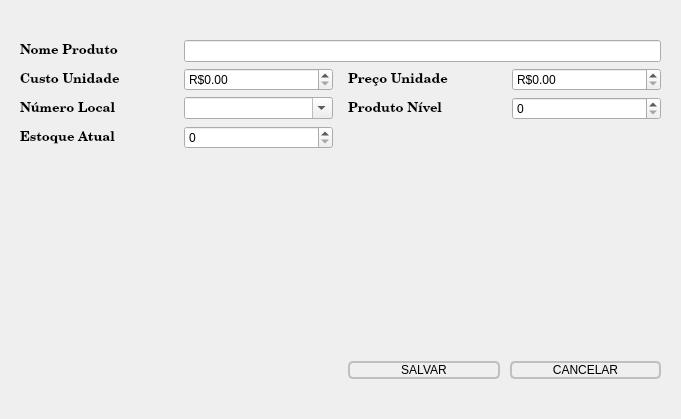
<?xml version="1.0" encoding="UTF-8"?>
<ui version="4.0">
 <class>Form</class>
 <widget class="QWidget" name="Form">
  <property name="geometry">
   <rect>
    <x>0</x>
    <y>0</y>
    <width>681</width>
    <height>419</height>
   </rect>
  </property>
  <property name="windowTitle">
   <string>Novo Produto</string>
  </property>
  <property name="styleSheet">
   <string notr="true"/>
  </property>
  <layout class="QGridLayout" name="gridLayout">
   <property name="leftMargin">
    <number>20</number>
   </property>
   <property name="topMargin">
    <number>40</number>
   </property>
   <property name="rightMargin">
    <number>20</number>
   </property>
   <property name="bottomMargin">
    <number>40</number>
   </property>
   <property name="horizontalSpacing">
    <number>15</number>
   </property>
   <item row="0" column="0">
    <widget class="QLabel" name="label">
     <property name="font">
      <font>
       <family>C059</family>
       <pointsize>10</pointsize>
       <bold>true</bold>
      </font>
     </property>
     <property name="text">
      <string>Nome Produto</string>
     </property>
    </widget>
   </item>
   <item row="0" column="1" colspan="3">
    <widget class="QLineEdit" name="lineEdit"/>
   </item>
   <item row="1" column="0">
    <widget class="QLabel" name="label_2">
     <property name="font">
      <font>
       <family>C059</family>
       <pointsize>10</pointsize>
       <bold>true</bold>
      </font>
     </property>
     <property name="text">
      <string>Custo Unidade</string>
     </property>
    </widget>
   </item>
   <item row="1" column="1">
    <widget class="QDoubleSpinBox" name="doubleSpinBox">
     <property name="prefix">
      <string>R$</string>
     </property>
     <property name="maximum">
      <double>100000000000000000.000000000000000</double>
     </property>
    </widget>
   </item>
   <item row="1" column="2">
    <widget class="QLabel" name="label_4">
     <property name="font">
      <font>
       <family>C059</family>
       <pointsize>10</pointsize>
       <bold>true</bold>
      </font>
     </property>
     <property name="text">
      <string>Preço Unidade</string>
     </property>
    </widget>
   </item>
   <item row="1" column="3">
    <widget class="QDoubleSpinBox" name="doubleSpinBox_2">
     <property name="prefix">
      <string>R$</string>
     </property>
     <property name="maximum">
      <double>100000000000000000.000000000000000</double>
     </property>
    </widget>
   </item>
   <item row="2" column="0">
    <widget class="QLabel" name="label_5">
     <property name="font">
      <font>
       <family>C059</family>
       <pointsize>10</pointsize>
       <bold>true</bold>
      </font>
     </property>
     <property name="text">
      <string>Número Local</string>
     </property>
    </widget>
   </item>
   <item row="2" column="1">
    <widget class="QComboBox" name="comboBox">
     <property name="enabled">
      <bool>true</bool>
     </property>
     <property name="editable">
      <bool>true</bool>
     </property>
    </widget>
   </item>
   <item row="2" column="2">
    <widget class="QLabel" name="label_3">
     <property name="font">
      <font>
       <family>C059</family>
       <pointsize>10</pointsize>
       <bold>true</bold>
      </font>
     </property>
     <property name="text">
      <string>Produto Nível</string>
     </property>
    </widget>
   </item>
   <item row="2" column="3">
    <widget class="QSpinBox" name="spinBox"/>
   </item>
   <item row="3" column="0">
    <widget class="QLabel" name="label_6">
     <property name="font">
      <font>
       <family>C059</family>
       <pointsize>10</pointsize>
       <bold>true</bold>
      </font>
     </property>
     <property name="text">
      <string>Estoque Atual</string>
     </property>
    </widget>
   </item>
   <item row="3" column="1">
    <widget class="QSpinBox" name="spinBox_2">
     <property name="maximum">
      <number>9999999</number>
     </property>
    </widget>
   </item>
   <item row="4" column="1">
    <spacer name="verticalSpacer">
     <property name="orientation">
      <enum>Qt::Vertical</enum>
     </property>
     <property name="sizeHint" stdset="0">
      <size>
       <width>20</width>
       <height>171</height>
      </size>
     </property>
    </spacer>
   </item>
   <item row="5" column="2" colspan="2">
    <layout class="QHBoxLayout" name="horizontalLayout">
     <property name="spacing">
      <number>10</number>
     </property>
     <property name="topMargin">
      <number>0</number>
     </property>
     <item>
      <widget class="QPushButton" name="pushButton_2">
       <property name="styleSheet">
        <string notr="true">border-color: rgb(192, 191, 188);
border-style: solid;
border-width: 2px;
border-radius: 5px;</string>
       </property>
       <property name="text">
        <string>SALVAR</string>
       </property>
      </widget>
     </item>
     <item>
      <widget class="QPushButton" name="pushButton">
       <property name="styleSheet">
        <string notr="true">border-color: rgb(192, 191, 188);
border-style: solid;
border-width: 2px;
border-radius: 5px;</string>
       </property>
       <property name="text">
        <string>CANCELAR</string>
       </property>
      </widget>
     </item>
    </layout>
   </item>
  </layout>
 </widget>
 <resources/>
 <connections/>
</ui>
